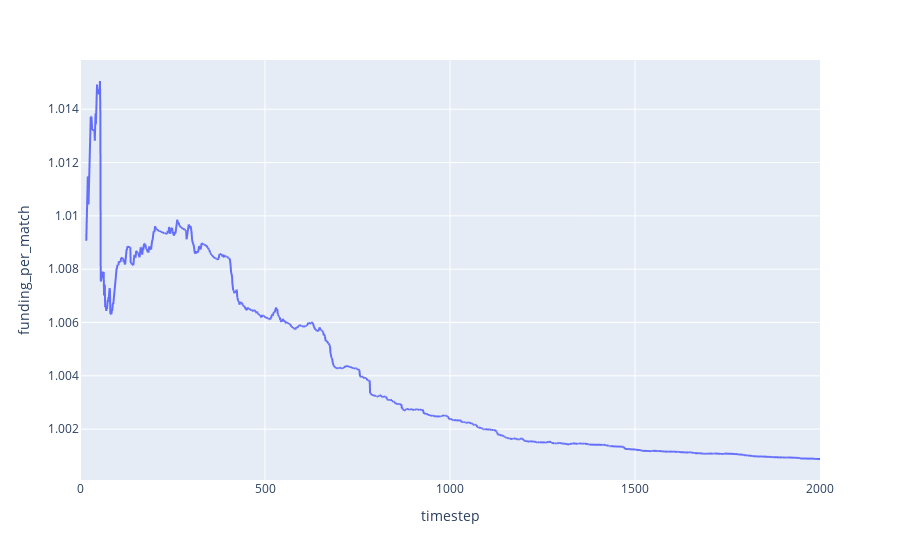

Notebook cell for this chart:
### Code cell
y = df.simple_quadratic_total_funding / df.simple_quadratic_total_match
y.name = 'funding_per_match'
px.line(y.reset_index(),
        x='timestep',
        y='funding_per_match')

### Figure 1 — Plotly figure (JSON) as saved in the notebook; plotly's stock layout.template omitted (floating-point values rounded to 4 significant figures; data arrays with more than 128 entries replaced by an {"elided": "..."} marker saying what was removed)
{"data": [{"hovertemplate": "timestep=%{x}<br>funding_per_match=%{y}<extra></extra>", "legendgroup": "", "line": {"color": "#636efa", "dash": "solid"}, "mode": "lines", "name": "", "showlegend": false, "type": "scattergl", "x": {"elided": "2001 int values"}, "xaxis": "x", "y": {"elided": "2001 float values"}, "yaxis": "y"}], "layout": {"legend": {"tracegroupgap": 0}, "margin": {"t": 60}, "xaxis": {"anchor": "y", "domain": [0, 1], "title": {"text": "timestep"}}, "yaxis": {"anchor": "x", "domain": [0, 1], "title": {"text": "funding_per_match"}}}}
